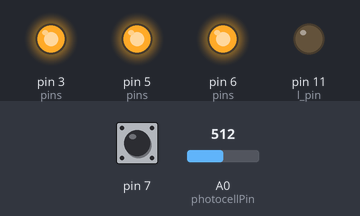
A sketch run on a simulated Arduino Uno, built with avr-gcc and run on an emulated ATmega328P. On the bench: output pins drawn as LEDs (lit = HIGH). The inputs (shaded band) are chosen by the test bench; at power-on: pin 7 HIGH, A0 (photocellPin) = 512.

Above: at 1.2 s.
1.3 s: pin 7 pulled LOW for 0.15 s
At 2.09 s:
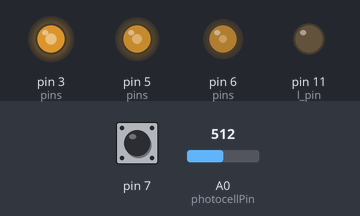
At 3.01 s:
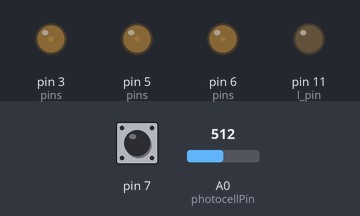
4.3 s: pin 7 pulled LOW for 1 s
6.8 s: pin 7 pulsed LOW 2 times (0.12 s each, 0.3 s apart)
At 7.29 s:
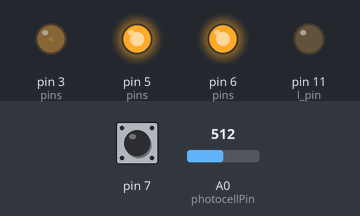
9.8 s: pin 7 pulled LOW for 3.2 s
14.5 s: pin 7 pulsed LOW 5 times (0.12 s each, 0.3 s apart)
Timing chart, 0 to 27.4 s (numbered marks = the images above; inputs shaded):
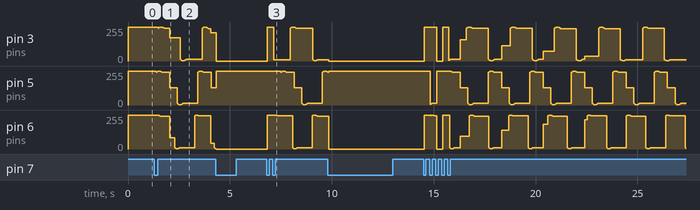

The sketch:

s1-3.ino
```cpp
// Økt 2
// PWM pin har ~ forran

#define COMMON_ANODE

const int l_pin = 11;
struct PWM
{
    int pin;
    int value;
    int change;
};

struct Usertime {
  unsigned long now = 0;
  unsigned long earlier = 100;
};

struct State {
  int led = LOW;
  int A0_Value = 0;
  const int photocellPin = A0;
  unsigned long count = 0;
};

struct RGB {
    byte pins[3] = {6,3,5};
    int r;
    int g;
    int b;
};

struct Button {
  int pin;
  int lastState;
  unsigned long lastDebounceTime;
  unsigned long debounceDelay;
  int toggle;
  int state;
  int count;
  int holdTime;
};

Button button = {7, HIGH, 0, 25, HIGH};
PWM pwm = {11, 0, 11}; // kanskje ikke beste variabelnavn
RGB rgb;
Usertime t, photocell;
State state;
int value_1 = 0;
int value_2 = 0;
int value_3 = 0;

float offset_1 = 0.0;

void setup() {
  Serial.begin(9600);
  pinMode(pwm.pin, OUTPUT); // definert utgang på PWM pin 11
  for (int i = 0; i<sizeof(rgb.pins);i++){
      pinMode(rgb.pins[i], OUTPUT);
  }
  pinMode(button.pin, INPUT_PULLUP);
}

void loop() {
  static int i = 0;
  float angle = radians(i);
  debounceButton();

  value_1 = (255/2) * (sin(angle+offset_1) + 1);
  value_2 = (255/2) * (sin(angle-offset_1) + 1);
  value_3 = (255/2) * (sin(angle) + 1);
  delay(5);
  // Serial.println(value_1);

  if (button.count % 3 == 1) {
    setColor(value_1, value_2, value_3);
  } else if (button.count  % 3 == 2) {
    setColor(255,255,0);
  } else {
    setColor(0,0,0);
  }
  readPhotocell(2);


  if (i >= 360){
    i = 0;
  } else {
    i++;
    offset_1 += 0.001;
  }
}

void setColor(int red, int green, int blue) {
  #ifdef COMMON_ANODE
      red = 255 - red;
      green = 255 - green;
      blue = 255 - blue;
  #endif
  analogWrite(rgb.pins[0], red);
  analogWrite(rgb.pins[1], green);
  analogWrite(rgb.pins[2], blue);
}

void updatePhotocell(int pin) {
  state.A0_Value = map(analogRead(pin), 200, 0, 0, 255);
}

/*
  Ikke-blokkerende metode som leser verdien til fotocellen hvert 2. millisekund.
  Ser ut som man bør gjøre det slik at analog til digital konvertoren får litt tid
  mellom hver lesing.
*/
void readPhotocell(int timer) {
  photocell.now = millis();
  if (photocell.earlier == t.earlier) {
    photocell.earlier = timer;
  }
  if (photocell.now - photocell.earlier >= timer) {
    photocell.earlier = photocell.now;
    updatePhotocell(state.photocellPin);
  }
}

void debounceButton() {
  int reading = digitalRead(button.pin);

  if (reading != button.lastState) {          // knapp trykket inn: kjør kode, knapp opp: kjør kode, ikke mellom
    if (reading != LOW && button.lastDebounceTime > button.debounceDelay) {
      // Serial.print("Button held for: ");
      int buttonHold = millis() - button.lastDebounceTime;
      button.holdTime = buttonHold;
      // Serial.print(button.holdTime);
      // Serial.println("\n");

    }
    button.lastDebounceTime = millis();       // 100 ms
  }

  if ((millis() - button.lastDebounceTime) >= button.debounceDelay) {    // knappen må være holdt inne i 50 ms for at den skal gå her
    if (reading != button.state) {
      button.state = reading;
      if(button.state == LOW) {
        button.toggle = !button.toggle;
        button.count++;


      }
    }
  }
  button.lastState = reading;
}
```
